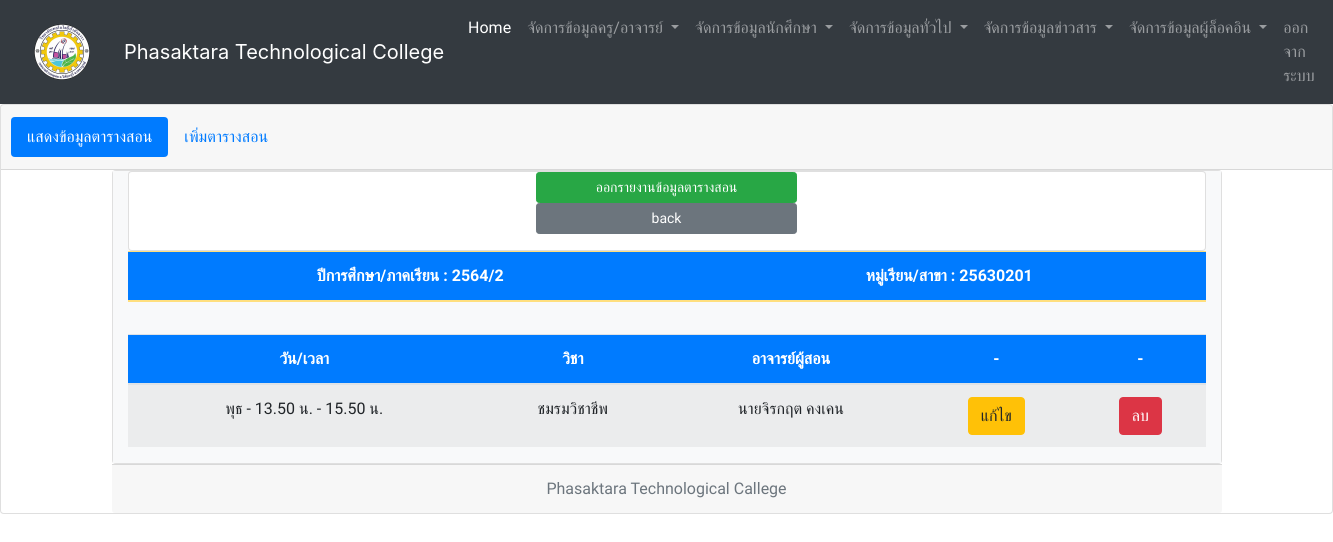
Screenshot of /showclassroom_tree.php?y_id=3&class_id=1 (signed in) with the database file from the repository.
### tables this page shows
CREATE TABLE `classroom` (
  `classroom_id` int(11) NOT NULL,
  `class_id` int(11) NOT NULL,
  `c_id` smallint(6) NOT NULL,
  `y_id` tinyint(4) NOT NULL,
  `t_id` tinyint(4) NOT NULL,
  `day_id` char(1) NOT NULL,
  `time_id` tinyint(4) NOT NULL,
  `classroom_st` char(1) NOT NULL
);

CREATE TABLE `year` (
  `y_id` tinyint(4) NOT NULL,
  `y_number` varchar(6) NOT NULL
);

CREATE TABLE `class` (
  `class_id` int(11) NOT NULL,
  `class_name` varchar(50) NOT NULL,
  `b_id` tinyint(4) NOT NULL
);

CREATE TABLE `day` (
  `day_id` tinyint(4) NOT NULL,
  `day_name` varchar(10) NOT NULL
);

CREATE TABLE `time` (
  `time_id` tinyint(4) NOT NULL,
  `time_name` varchar(20) NOT NULL
);

CREATE TABLE `course` (
  `c_id` tinyint(4) NOT NULL,
  `c_num` varchar(20) NOT NULL,
  `c_name` varchar(100) NOT NULL,
  `c_credit` int(11) NOT NULL,
  `c_ot` varchar(500) NOT NULL,
  `c_status` char(1) NOT NULL
);

CREATE TABLE `teacher` (
  `t_id` tinyint(4) NOT NULL,
  `t_username` varchar(20) NOT NULL,
  `t_password` varchar(20) NOT NULL,
  `t_name` varchar(50) NOT NULL,
  `t_address` varchar(300) NOT NULL,
  `t_tel` varchar(10) NOT NULL,
  `t_email` varchar(30) NOT NULL,
  `t_year` varchar(4) NOT NULL,
  `t_end` varchar(50) NOT NULL,
  `t_educa` varchar(50) NOT NULL,
  `t_pic` varchar(200) NOT NULL,
  `po_id` tinyint(4) NOT NULL,
  `b_id` tinyint(4) NOT NULL,
  `t_status` char(1) NOT NULL
);

### showclassroom_tree.php (the view, shortened to what this page needs)
<?php
if(isset($_SESSION["valid_uname"]) && isset($_SESSION["valid_pwd"]) && isset($_SESSION["userlevel"])){
include "connect.php";
  include "include/head_menu_admin.php";
	$y_id = $_GET['y_id'];
	$class_id = $_GET['class_id'];
  	$sql = "SELECT *
			FROM classroom as classroom
				inner join class as class on (classroom.class_id = class.class_id)
				inner join year as year on (classroom.y_id = year.y_id)
							WHERE classroom.y_id = '$y_id' AND classroom.class_id";
$result = mysqli_query($conn, $sql)
  or die("3.ไม่สามารถประมวลผลคำสั่งได้") . mysqli_error();
$rs = mysqli_fetch_array($result)
?>
<div class="card text-center">
  <div class="card-header">
    <ul class="nav nav-pills card-header-pills">
      	<li class="nav-item">
        <a class="nav-link active" href="showclassroom.php">แสดงข้อมูลตารางสอน</a>
      </li>
      <li class="nav-item">
        <a class="nav-link" href="frm_addclassroom.php">เพิ่มตารางสอน</a>
      </li>
    </ul>
  </div>
  <div class="container" >
    <div class="card text-center">
      <div class="container-fluid h-100 bg-light text-dark">
        <div class="card text" style="max-width: 1200px;">
        <div class="col"><?php echo "<a href=\"print_classroom.php?class_id=$rs[class_id]&y_id=$rs[y_id]\">"; ?><button class="col-3 btn btn-success btn-sm float-center" >ออกรายงานข้อมูลตารางสอน</button><?php echo "</a>"; ?></div>
        <form action="" method="post">
                <div class="form-group">
              <div class="col"><button class="col-3 btn btn-secondary btn-sm float-center" input type="button" onclick=window.history.back() >back</button></div>
          </div>
        </div>
                <table class="table table-warning" >
                <thead>
                  <tr class="bg-primary text-white">
                    <th scope="col">ปีการศึกษา/ภาคเรียน : <?php echo "$rs[y_number]"; ?> </th>
                    <th scope="col">หมู่เรียน/สาขา : <?php echo "$rs[class_name]"; ?></th>
                  </tr>
                </thead>
              </table>
          <div class="row no-gutters">
            <div class="col-md-12">
                <table class="table table-striped " >
              <table class="table table-striped " >
                <thead>
                  <tr class="bg-primary text-white">
                    <th scope="col">วัน/เวลา</th>
                    <th scope="col">วิชา</th>
                    <th scope="col">อาจารย์ผู้สอน</th>
                    <th scope="col">-</th>
                    <th scope="col">-</th>
                  </tr>
                </thead>
                <tbody>
                  <?php
				  $sql2 = "SELECT * FROM classroom AS classroom
		INNER JOIN class AS class ON (classroom.class_id = class.class_id)
		INNER JOIN course AS course ON (classroom.c_id = course.c_id)
		INNER JOIN teacher AS teacher ON (classroom.t_id = teacher.t_id)
		INNER JOIN day AS day on (classroom.day_id = day.day_id)
		inner join time as time on (classroom.time_id = time.time_id)
		inner join year as year on (classroom.y_id = year.y_id)
		WHERE classroom.y_id = '$y_id' AND classroom.class_id = '$class_id' ORDER BY classroom.day_id ASC";
				$result2 = mysqli_query($conn, $sql2)
  					or die("3.ไม่สามารถประมวลผลคำสั่งได้") . mysqli_error();
                  while ($rs2 = mysqli_fetch_array($result2)) {
                  ?>
                    <tr>
                    	<td><?php echo "$rs2[day_name]"; ?> - <?php echo "$rs2[time_name]"; ?></td>
                      <td><?php echo "$rs2[c_name]"; ?></td>
                      <td><?php echo "$rs2[t_name]"; ?></td>
                      <td><?php echo "<a href=\"edit_classroom.php?classroom_id=$rs2[classroom_id]\">"; ?><button type="button" class="btn btn-warning">แก้ไข</button><?php echo "</a>"; ?></td>
                      <td><?php echo "<a href=\"del_classroom.php?classroom_id=$rs2[classroom_id]\">"; ?><button type="button" class="btn btn-danger">ลบ</button><?php echo "</a>"; ?></td>
                    </tr>
                  <?php
                  }
                  ?>
                </tbody>
              </table>
            </div>
          </div>
        </div>
      </div>
      <div class="card-footer text-muted">
        Phasaktara Technological Callege
      </div>
      <?php
    } else {
      echo "<script> alert('Please Login');window.location = 'index.php';</script>";
      exit();
    }
      ?>

### include/head_menu_admin.php (style rules this page uses)
body, h1, h2, div, h3, h4, p { font-family: 'Sarabun'; }

### rows the page displays
classroom: y.y_number "2564/2", class.class_name "25630201", day.day_name "พุธ", time.time_name "13.50 น. - 15.50 น.", c.c_name "ชมรมวิชาชีพ", t.t_name "นายจิรกฤต คงเคน"
